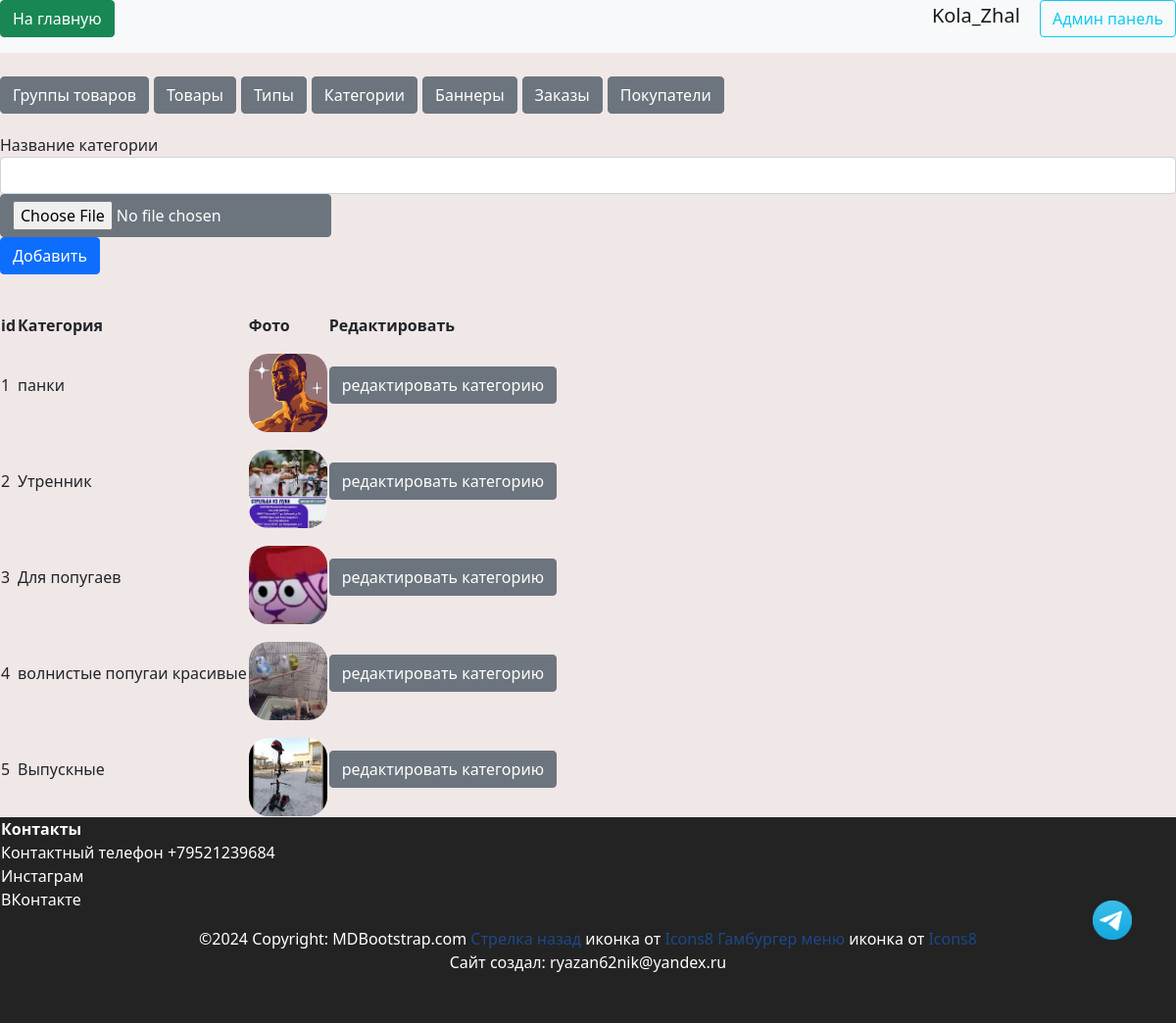
The app's page /admin/categories (signed in) with its own data.
### data/users.py (models this page shows, shortened)
class User(SqlAlchemyBase, UserMixin, SerializerMixin):
    __tablename__ = 'users'
    id = sqlalchemy.Column(sqlalchemy.Integer,
                           primary_key=True, autoincrement=True)
    name = sqlalchemy.Column(sqlalchemy.String, nullable=True)
    tel = sqlalchemy.Column(sqlalchemy.String, nullable=True)
    email = sqlalchemy.Column(sqlalchemy.String,
                              index=True, unique=True, nullable=True)
    hashed_password = sqlalchemy.Column(sqlalchemy.String, nullable=True)
    created_date = sqlalchemy.Column(sqlalchemy.DateTime,
                                     default=datetime.datetime.now)
    basket = sqlalchemy.Column(sqlalchemy.String, default='{}')
    admin = sqlalchemy.Column(sqlalchemy.Boolean, default=False)
    tg_id = sqlalchemy.Column(sqlalchemy.String, nullable=True)
    confirmed = sqlalchemy.Column(sqlalchemy.Boolean, default=False)
    address = sqlalchemy.Column(sqlalchemy.String, nullable=True)
    orders = orm.relationship("Order", back_populates='user')

### data/category.py (models this page shows, shortened)
class Category(SqlAlchemyBase):
    __tablename__ = 'category'
    id = sqlalchemy.Column(sqlalchemy.Integer, primary_key=True,
                           autoincrement=True)
    title = sqlalchemy.Column(sqlalchemy.String, nullable=True)
    img = sqlalchemy.Column(sqlalchemy.String, default='0_0_0_none.jpg')

### server.py (the view, shortened to what this page needs)
@app.route("/admin/categories", methods=["GET", "POST"])
@login_required
def admin_categories():
    if current_user.admin:
        filenames = [""]
        form = CategoryForm()
        db_sess = db_session.create_session()
        categories = db_sess.query(Category).all()
        return render_template(
            "pages/admin_categories.html",
            title="Админ панель",
            categories=categories,
            form=form,
        )

### forms/types.py
class CategoryForm(FlaskForm):
    title = StringField('Название категории', validators=[DataRequired()])
    img = FileField()
    submit = SubmitField('Добавить')

### data/db_session.py (called while the page is built)
def create_session() -> Session:
    global __factory
    return __factory()

### server.py (called while the page is built)
@login_manager.user_loader
def load_user(user_id):
    db_sess = db_session.create_session()
    return db_sess.query(User).filter(User.id == user_id).first()

### templates/pages/admin_categories.html (shortened to what this page needs)
{% extends "pages/base_admin.html" %}
{% block admincontent %}
<div>
    <form action="" method="post" enctype="multipart/form-data">
        <nav>
            <div>
                {{ form.title.label() }}
                {{ form.title(class="form-control")}}
            </div>
            <div>
                {{ form.img(class="btn btn-secondary")}}
            </div>
            <div> {{ form.submit(type="submit", class="btn btn-primary") }}</div>
        </nav>
    </form>
</div>
<br>
<div>
    <table>
        <tr>
            <th>id</th>
            <th>Категория</th>
            <th>Фото</th>
            <th>Редактировать</th>
        </tr>
        {% for category in categories %}
        <tr>
            <td>{{ category.id }}</td>
            <td>{{ category.title }}</td>
            <td id="imgTd">
                {% if category.img%}
                <img src="/static/img/categories/{{category.img}}" class="admin-img-delete"
                     alt="404 картинка не нашлась(">
                {%endif%}
            </td>
            <td>
                <a href="/admin/edit-category/{{category.id}}" class="btn btn-secondary">редактировать категорию</a>
            </td>
        </tr>
        {% endfor %}
    </table>
</div>
{% endblock %}

### templates/includes/header.html
<header class="header--fixed">
    <nav class="navbar navbar-light bg-light">
        <p align="right">
            <a href="/index" class="btn btn-success"> На главную </a>
        </p>
        {% if current_user.is_authenticated %}
        <p align="right">
            <a class="logout navbar-brand" href="/logout">{{ current_user.name }}</a>
            {% if current_user.admin%}
            <a class="btn btn-outline-info mr-2" href="/admin/products">Админ панель</a>
            {% endif %}
            {% else %}
        <p align="right">
            <a class="btn btn-primary" onclick="saveHref('/register')" href="/register">Зарегистрироваться</a>
            <a class="btn btn-success" onclick="saveHref('/login')" href="/login">Войти</a>
        </p>
        {% endif %}
    </nav>
</header>

### static/css/header.css (style rules this page uses)
:root { --main-color: #0179FA; --second-color: white; }

### static/css/footer.css (style rules this page uses)
:root { --main-color: #111111; --second-color: white; }

### static/css/mystyle.css (style rules this page uses)
html { --firstly-color: white; --secondary-color: rgba(91, 82, 212, 0.837); --thirdly-color: rgb(99, 96, 105); --fourly-color: rgb(144, 182, 242); --black: rgb(35, 35, 35); --dark-blue: #12191d; --white: #ffffff; --green: #33ff00; --caribbean: #00e197; --light-green: #8eef8c; --turquoise: #12eeff; --pink: #f053d5; --red: #fe785a; --gray-900: #0c1114; --gray-700: #242a2c; --gray-650: #495257; --gray-600: #424b4f; --gray-500: #495257; --gray-300: #8d979e; --gray-200: #acb4b9; --gray-150: #aeb6bb; --gray-100: #eef1f3; --gray-50: #f6f8f9; --framing: black; --text-color: white; }
body { min-height: 100vh; position: relative; margin: 0; padding: 0; text-align: center; }
.admin-img-delete { width: 10vh; height: 10vh; border-radius: 20px; object-fit: cover; margin-top: 2vh; }

### static/css/index.css (style rules this page uses)
.navbar { padding-top: 0; padding-bottom: 0; }

### static/css/product_style.css (style rules this page uses)
:root { --product-text-color: rgb(255, 122, 0); --product-description-color: rgb(195, 213, 243); --product-title-color: rgb(255, 215, 0); --product-background: rgb(19, 68, 124); }
a { color: rgb(29, 72, 136); text-decoration: none; }

### records on screen
User: name "Kola_Zhal"
Category: id "1", title "панки", img (picture)
Category: id "2", title "Утренник", img (picture)
Category: id "3", title "Для попугаев", img (picture)
Category: id "4", title "волнистые попугаи красивые", img (picture)
Category: id "5", title "Выпускные", img (picture)
